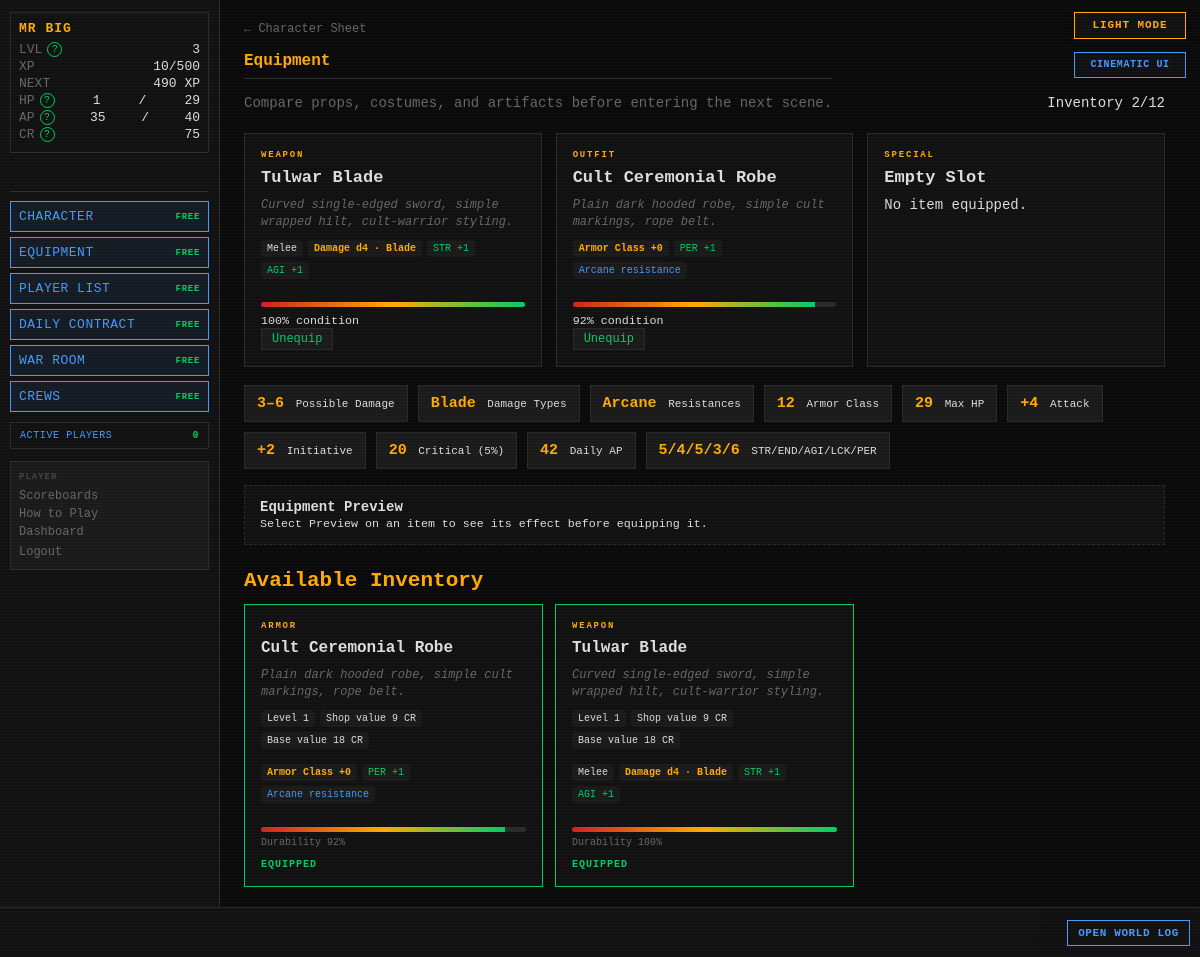
The page /equipment (signed in) on the database its author committed.
### tables this page shows
CREATE TABLE players (
    id                  INTEGER PRIMARY KEY AUTOINCREMENT,
    username            TEXT    UNIQUE NOT NULL,
    password_hash       TEXT    NOT NULL,
    email               TEXT    UNIQUE NOT NULL,
    character_name      TEXT    NOT NULL,
    sex                 TEXT    NOT NULL,
    class_id            INTEGER REFERENCES classes(id),
    str_stat            INTEGER NOT NULL DEFAULT 1,
    end_stat            INTEGER NOT NULL DEFAULT 1,
    agi_stat            INTEGER NOT NULL DEFAULT 1,
    lck_stat            INTEGER NOT NULL DEFAULT 1,
    per_stat            INTEGER NOT NULL DEFAULT 1,
    level               INTEGER NOT NULL DEFAULT 1,
    xp                  INTEGER NOT NULL DEFAULT 0,
    current_hp          INTEGER NOT NULL,
    current_ap          INTEGER NOT NULL,
    credits             INTEGER NOT NULL DEFAULT 25,
    equipped_weapon_id  INTEGER REFERENCES inventory_items(id),
    equipped_armor_id   INTEGER REFERENCES inventory_items(id),
    equipped_special_id INTEGER REFERENCES inventory_items(id),
    in_combat           INTEGER NOT NULL DEFAULT 0,
    pending_levelup     INTEGER NOT NULL DEFAULT 0,
    pending_perk        INTEGER NOT NULL DEFAULT 0,
    combat_preference   TEXT    NOT NULL DEFAULT "Balanced",
    is_banned           INTEGER NOT NULL DEFAULT 0,
    retired_at          TEXT,
    last_login_at       TEXT,
    created_at          TEXT    NOT NULL DEFAULT (datetime('now'))
);

CREATE TABLE inventory_items (
    id                 INTEGER PRIMARY KEY AUTOINCREMENT,
    player_id          INTEGER NOT NULL REFERENCES players(id),
    item_type          TEXT    NOT NULL,
    item_id            INTEGER NOT NULL,
    current_durability INTEGER NOT NULL DEFAULT 100,
    acquired_at        TEXT    NOT NULL DEFAULT (datetime('now')),
    acquired_method    TEXT    NOT NULL
);

CREATE TABLE weapons (
    id              INTEGER PRIMARY KEY AUTOINCREMENT,
    name            TEXT    UNIQUE NOT NULL,
    is_active       INTEGER NOT NULL DEFAULT 1,
    level           INTEGER NOT NULL,
    weapon_type     TEXT    NOT NULL,
    damage_die      TEXT    NOT NULL,
    damage_type     TEXT    NOT NULL,
    str_bonus       INTEGER NOT NULL DEFAULT 0,
    end_bonus       INTEGER NOT NULL DEFAULT 0,
    agi_bonus       INTEGER NOT NULL DEFAULT 0,
    lck_bonus       INTEGER NOT NULL DEFAULT 0,
    per_bonus       INTEGER NOT NULL DEFAULT 0,
    associated_to   TEXT,
    credit_cost     INTEGER NOT NULL,
    drop_chance     REAL    NOT NULL,
    starting_durability INTEGER NOT NULL DEFAULT 100,
    imported_at     TEXT    NOT NULL DEFAULT (datetime('now'))
, description TEXT NOT NULL DEFAULT '');

CREATE TABLE armor (
    id              INTEGER PRIMARY KEY AUTOINCREMENT,
    name            TEXT    UNIQUE NOT NULL,
    is_active       INTEGER NOT NULL DEFAULT 1,
    level           INTEGER NOT NULL,
    ac_bonus        INTEGER NOT NULL DEFAULT 0,
    res_blade       INTEGER NOT NULL DEFAULT 0,
    res_blunt       INTEGER NOT NULL DEFAULT 0,
    res_ballistic   INTEGER NOT NULL DEFAULT 0,
    res_energy      INTEGER NOT NULL DEFAULT 0,
    res_arcane      INTEGER NOT NULL DEFAULT 0,
    res_explosive   INTEGER NOT NULL DEFAULT 0,
    res_venom       INTEGER NOT NULL DEFAULT 0,
    str_bonus       INTEGER NOT NULL DEFAULT 0,
    end_bonus       INTEGER NOT NULL DEFAULT 0,
    agi_bonus       INTEGER NOT NULL DEFAULT 0,
    lck_bonus       INTEGER NOT NULL DEFAULT 0,
    per_bonus       INTEGER NOT NULL DEFAULT 0,
    associated_to   TEXT,
    credit_cost     INTEGER NOT NULL,
    drop_chance     REAL    NOT NULL,
    starting_durability INTEGER NOT NULL DEFAULT 100,
    imported_at     TEXT    NOT NULL DEFAULT (datetime('now'))
, description TEXT NOT NULL DEFAULT '');

### routes/character.py (the view)
@bp.route("/equipment")
def equipment():
    player = g.player
    if player.get("in_combat"):
        return redirect(url_for("dashboard.index"))
    inventory = _get_full_inventory(player)
    equipped = {
        "weapon": _find_equipped(inventory, player.get("equipped_weapon_id")),
        "armor": _find_equipped(inventory, player.get("equipped_armor_id")),
        "special": _find_equipped(inventory, player.get("equipped_special_id")),
    }
    return render_template(
        "character/equipment.html",
        inventory=inventory,
        equipped=equipped,
        derived=_calc_derived_stats(player, equipped, get_all_settings()),
        feedback=request.args.get("feedback"),
        error=request.args.get("error"),
    )

### app.py (called while the page is built)
def _context_processor() -> dict:
    settings = get_all_settings()
    player = g.get("player")
    if not player:
        return {"settings": settings}
    active_count = execute_one(
        """SELECT COUNT(DISTINCT q.player_id) AS cnt FROM action_queue q
           JOIN players p ON p.id=q.player_id
           WHERE datetime(q.created_at)>=datetime('now','-5 minutes') AND p.is_banned=0"""
    )["cnt"]
    return {"player": player, "settings": settings,
            "active_player_count": active_count}

def _check_auth():
    if request.endpoint in _AUTH_EXEMPT:
        return None
    if not session.get("player_id"):
        return redirect(url_for("auth.login"))
    return None

def _load_player():
    player_id = session.get("player_id")
    if not player_id:
        return None
    reconcile_combat_state(player_id)
    player = get_player(player_id)
    if player is None:
        session.clear()
        return redirect(url_for("auth.login"))
    g.player = player
    return None

def _check_levelup():
    if request.endpoint in _LEVELUP_EXEMPT:
        return None
    player = g.get("player")
    if player and player.get("pending_levelup") and not player.get("in_combat"):
        return redirect(url_for("auth.levelup"))
    if player and not player.get("in_combat"):
        threshold = cfg.XP_CURVE.get(player["level"] + 1)
        if threshold is not None and player["xp"] >= threshold:
            from combat.engine import check_level_up
            if check_level_up(player["id"], player["xp"], player["level"]):
                g.player = get_player(player["id"])
                return redirect(url_for("auth.levelup"))
    return None

def _set_blackout_flag():
    settings = get_all_settings()
    blackout_mins = settings.get("MIDNIGHT_BLACKOUT_MINUTES", cfg.MIDNIGHT_BLACKOUT_MINUTES)
    now = datetime.now(timezone.utc)
    minutes_to_midnight = (24 * 60) - (now.hour * 60 + now.minute)
    g.blackout = (minutes_to_midnight <= blackout_mins)

### combat/engine.py (called while the page is built)
def proficiency_bonus(level: int) -> int:
    return 2 + max(0, (int(level or 1) - 1) // 4)

### database.py (called while the page is built)
def get_db() -> sqlite3.Connection:
    if 'db' not in g:
        g.db = sqlite3.connect(
            cfg.DB_PATH,
            detect_types=sqlite3.PARSE_DECLTYPES,
            timeout=10,
        )
        g.db.row_factory = dict_factory
        g.db.execute("PRAGMA foreign_keys = ON")
        g.db.execute("PRAGMA journal_mode = WAL")
    return g.db

### templates/character/equipment.html (shortened to what this page needs)
{% extends "base.html" %}
{% block content %}
<div id="page-content" class="equipment-page cinematic-page">
    <div class="sheet-header">
        <div><a href="{{ url_for('character.index') }}" class="back-link">← Character Sheet</a>
        <h1 class="page-title">Equipment</h1>
        <p class="sheet-subtitle">Compare props, costumes, and artifacts before entering the next scene.</p></div>
        <div class="loadout-summary">Inventory {{ player.inventory_count }}/{{ player.inventory_limit }}</div>
    </div>
    <section class="loadout-slots" aria-label="Current loadout">
    {% for slot, item in equipped.items() %}
        <article class="loadout-card {{ 'filled' if item else 'empty' }}">
            <div class="loadout-slot">{{ 'OUTFIT' if slot == 'armor' else slot|upper }}</div>
            {% if item %}
            <h2>{{ item.name }}</h2>
            {% if item.description %}<p class="item-description">{{ item.description }}</p>{% endif %}
            {% include "fragments/item_combat_stats.html" %}
            <div class="durability"><span style="width:{{ item.current_durability }}%"></span></div>
            <small>{{ item.current_durability }}% condition</small>
            <form method="POST" action="{{ url_for('character.unequip') }}">
                <button class="btn-small" type="submit">Unequip</button>
            </form>
            {% else %}<h2>Empty Slot</h2><p>No item equipped.</p>{% endif %}
        </article>
    {% endfor %}
    </section>
    <section class="derived-strip" aria-label="Current derived statistics">
        <span><b>{{ derived.damage_min }}–{{ derived.damage_max }}</b> Possible Damage</span>
        <span><b>{{ derived.damage_types|join(' + ') }}</b> Damage Types</span>
        <span><b>{{ derived.resistances|join(', ') if derived.resistances else 'None' }}</b> Resistances</span>
        <span><b>{{ derived.ac }}</b> Armor Class</span><span><b>{{ derived.max_hp }}</b> Max HP</span>
        <span><b>{{ '%+d'|format(derived.attack_modifier) }}</b> Attack</span>
        <span><b>{{ '%+d'|format(derived.initiative_modifier) }}</b> Initiative</span>
        <span><b>{{ derived.crit_range }}</b> Critical ({{ derived.crit_chance_pct }}%)</span><span><b>{{ derived.daily_ap }}</b> Daily AP</span>
        <span><b>{{ derived.str }}/{{ derived.end }}/{{ derived.agi }}/{{ derived.lck }}/{{ derived.per }}</b> STR/END/AGI/LCK/PER</span>
    </section>
    <section id="loadout-preview" class="loadout-preview" aria-live="polite">
        <div><strong>Equipment Preview</strong><br><small>Select Preview on an item to see its effect before equipping it.</small></div>
    </section>
    <h2 class="section-title">Available Inventory</h2>
    <div class="equipment-grid">
    {% for item in inventory %}
        <article class="equipment-card {{ 'is-equipped' if item.is_equipped }}">
            <div class="equipment-type">{{ item.item_type }}</div><h3>{{ item.name }}</h3>
            {% if item.description %}<p class="item-description">{{ item.description }}</p>{% endif %}
            <div class="item-properties item-reference-properties">
                <span>Level {{ item.level or '—' }}</span>
                <span>Shop value {{ item.sell_price }} CR</span>
                <span>Base value {{ item.credit_cost }} CR</span>
            </div>
            {% include "fragments/item_combat_stats.html" %}
            <div class="equipment-condition"><div class="durability"><span style="width:{{ item.current_durability }}%"></span></div>Durability {{ item.current_durability }}%</div>
            <div class="equipment-actions">
            {% if item.is_equipped %}<span class="equipped-badge">EQUIPPED</span>
            {% elif item.is_on_auction %}<span class="equipped-badge">AUCTION HOLD</span>{% endif %}
            </div>
        </article>
    {% else %}<p>Your inventory is empty.</p>{% endfor %}
    </div>
</div>
{% endblock %}

### templates/base.html (shortened to what this page needs)
<!DOCTYPE html>
<html lang="en">
<head>
<link rel="stylesheet" href="{{ url_for('static', filename='style.css') }}">
</head>
<body class="{{ 'authenticated' if player else 'auth-page' }} {% block body_class %}{% endblock %}">
{% if settings.get('ALLOW_PLAYER_COLOR_OVERRIDE', true) %}<button id="theme-toggle" type="button" aria-label="Switch color theme" aria-pressed="false">
</button>{% endif %}
{% if settings.get('ALLOW_PLAYER_INTERFACE_OVERRIDE', true) %}
<button id="interface-toggle" type="button" aria-label="Switch interface style" aria-pressed="false">
</button>
{% endif %}
{% if player %}
<div id="left-col">
    <div id="status-block">
        <div class="status-name">{{ player.character_name }}</div>
        <div class="status-line">
            <span class="label">LVL</span>
            <span id="status-level">{{ player.level }}</span>
        </div>
        <div class="status-line">
            <span class="label">XP</span>
            <span><span id="status-xp">{{ player.xp }}</span><span id="status-xp-threshold">{% if player.get('next_level_xp') is not none %}/{{ player.get('next_level_xp') }}{% endif %}</span></span>
        </div>
        <div class="status-line" title="Experience still needed to reach level {{ player.level + 1 }}">
            <span class="label">NEXT</span>
            <span id="status-xp-next">{% if player.get('xp_to_next_level') is none %}MAX{% elif player.get('xp_to_next_level') <= 0 %}LEVEL UP{% else %}{{ player.get('xp_to_next_level') }} XP{% endif %}</span>
        </div>
        <div class="status-line">
            <span class="label">HP</span>
            <span id="status-hp">{{ player.current_hp }}</span>/<span id="status-maxhp">{{ player.max_hp }}</span>
        </div>
        <div class="status-line">
            <span class="label">AP</span>
            <span id="status-ap">{{ player.current_ap }}</span>/<span id="status-maxap">{{ player.max_ap }}</span>
        </div>
        <div class="status-line">
            <span class="label">CR</span>
            <span id="status-credits">{{ player.credits }}</span>
        </div>
    </div>
    <div class="free-action-buttons" aria-label="Free character actions">
        <a class="action-btn free-action-btn" href="{{ url_for('character.index') }}">
            CHARACTER <span class="free-cost">FREE</span>
        </a>
        <a class="action-btn free-action-btn" href="{{ url_for('character.equipment') }}">
            EQUIPMENT <span class="free-cost">FREE</span>
        </a>
        <a class="action-btn free-action-btn" href="{{ url_for('community.players') }}">PLAYER LIST <span class="free-cost">FREE</span></a>
        <a class="action-btn free-action-btn" href="{{ url_for('community.contracts') }}">DAILY CONTRACT <span class="free-cost">FREE</span></a>
        <a class="action-btn free-action-btn" href="{{ url_for('community.war_room') }}">WAR ROOM <span class="free-cost">FREE</span></a>
        <a class="action-btn free-action-btn" href="{{ url_for('crews.index') }}">CREWS <span class="free-cost">FREE</span></a>
    </div>
    <button id="active-players-toggle" class="active-players-toggle" type="button"
            data-url="{{ url_for('feeds.active_players') }}" aria-haspopup="dialog">
        ACTIVE PLAYERS <span id="active-player-count">{{ active_player_count }}</span>
    </button>
    <nav id="left-nav">
        <span class="nav-heading">PLAYER</span>
        <a href="{{ url_for('scoreboards.index') }}">Scoreboards</a>
        <a href="{{ url_for('feeds.game_help') }}">How to Play</a>
        <a href="{{ url_for('dashboard.index') }}">Dashboard</a>
        <form action="{{ url_for('auth.logout') }}" method="POST" style="margin:0">
            <button type="submit" class="nav-link-btn">Logout</button>
        </form>
    </nav>
</div>
{% endif %}
<div id="main">
    {% block content %}{% endblock %}
</div>
{% if player %}
<div id="ticker-wrap">
    <a id="ticker-log-link" href="{{ url_for('feeds.global_log') }}" title="Open the complete World Log">OPEN WORLD LOG</a>
    <div id="ticker">
    </div>
</div>
{% endif %}
</body>
</html>

### templates/fragments/item_combat_stats.html (shortened to what this page needs)
<div class="item-properties item-combat-stats">
    {% if item.item_type == 'WEAPON' %}
        <span>{{ item.weapon_type or 'Weapon' }}</span>
        <span class="primary-property" data-help-key="possible damage">Damage {{ item.damage_die }} · {{ item.damage_type }}</span>
    {% elif item.item_type == 'ARMOR' %}
        <span class="primary-property" data-help-key="armor class">Armor Class +{{ item.ac_bonus or 0 }}</span>
    {% else %}
        <span class="primary-property">Special Item</span>
        {% if item.get('ac_bonus', 0) %}<span class="bonus" data-help-key="armor class">Armor Class +{{ item.ac_bonus }}</span>{% endif %}
    {% endif %}
    {% for stat, label in [('str_bonus','STR'),('end_bonus','END'),('agi_bonus','AGI'),('lck_bonus','LCK'),('per_bonus','PER')] %}
        {% if item.get(stat, 0) %}<span class="bonus" data-help-key="{{ label|lower }}">{{ label }} {{ '%+d'|format(item.get(stat, 0)) }}</span>{% endif %}
    {% endfor %}
    {% for field, label in [('res_blade','Blade'),('res_blunt','Blunt'),('res_ballistic','Ballistic'),('res_energy','Energy'),('res_arcane','Arcane'),('res_explosive','Explosive'),('res_venom','Venom')] %}
        {% if item.get(field, 0) %}<span class="resistance" data-help-key="resistances">{{ label }} resistance</span>{% endif %}
    {% endfor %}
</div>

### rows shown on the page
players: character_name "MR BIG", level "3", xp "10", current_hp "1", current_ap "35", credits "75"
inventory_items: item_type "WEAPON", name "Tulwar Blade", description "Curved single-edged sword, simple wrapped hilt, cult-warrior styling.", weapon_type "Melee", damage_die "d4", damage_type "Blade", label "STR" "AGI", value "+1" "+1", current_durability "100", item_type "WEAPON"
armor: name "Cult Ceremonial Robe", description "Plain dark hooded robe, simple cult markings, rope belt.", name "Cult Ceremonial Robe", description "Plain dark hooded robe, simple cult markings, rope belt."
weapons: damage_types "Blade", name "Tulwar Blade", description "Curved single-edged sword, simple wrapped hilt, cult-warrior styling.", weapon_type "Melee", damage_die "d4", damage_type "Blade"
inventory_items: item_type "ARMOR"

### other values the page prints
{{ player.get('next_level_xp') }} "500"
{{ player.get('xp_to_next_level') }} "490"
{{ player.max_hp }} "29"
{{ player.max_ap }} "40"
{{ active_player_count }} "0"
{{ player.inventory_count }} "2"
{{ player.inventory_limit }} "12"
{{ 'OUTFIT' if slot == 'armor' else slot|upper }} "OUTFIT" "SPECIAL"
{{ item.ac_bonus or 0 }} "0" "0"
{{ label }} "PER" "PER" "STR" "AGI"
{{ '%+d'|format(item.get(stat, 0)) }} "+1" "+1" "+1" "+1"
{{ label }} "Arcane" "Arcane"
{{ item.current_durability }} "92"
{{ derived.damage_min }} "3"
{{ derived.damage_max }} "6"
